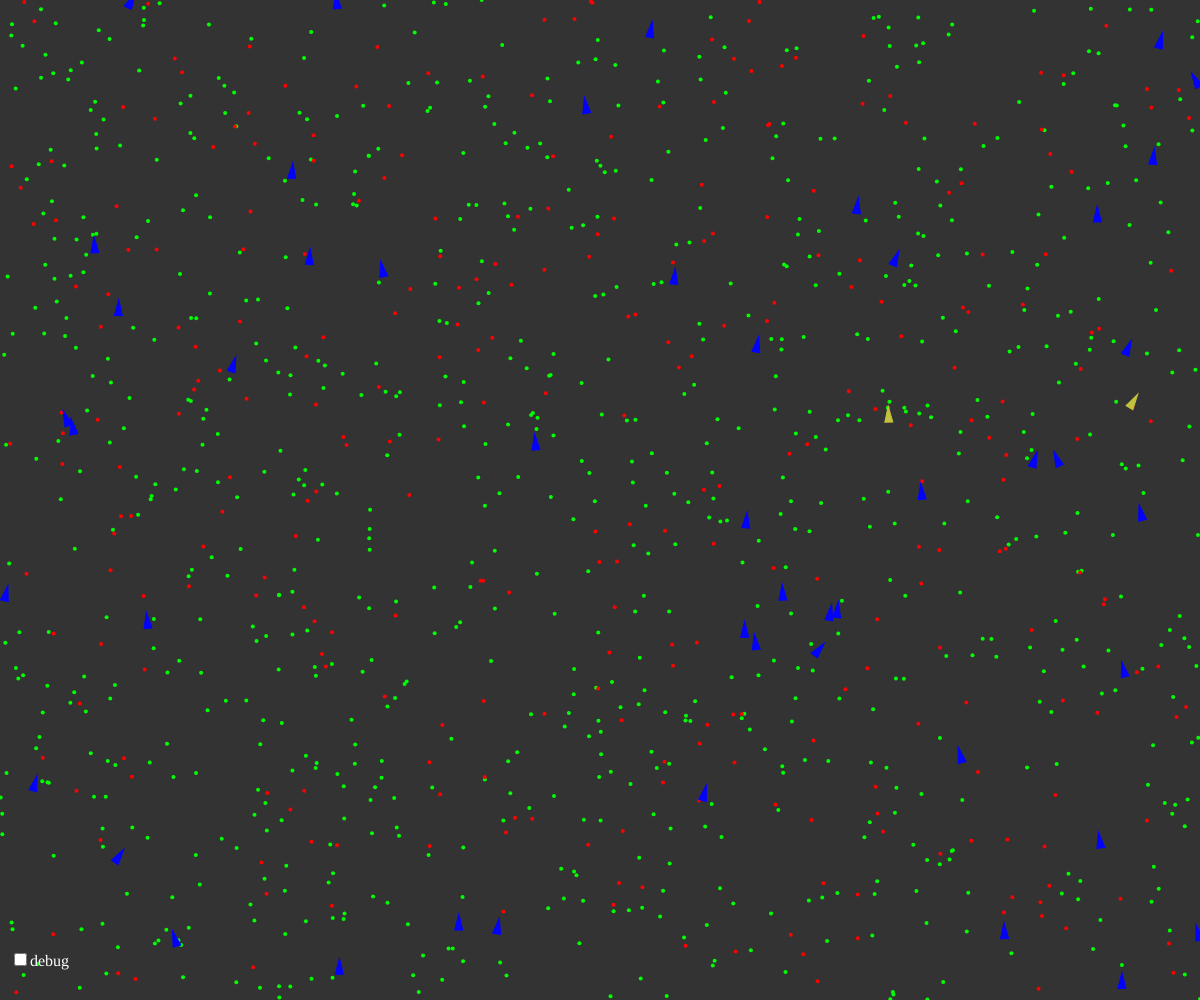
Frame 1 (no input)
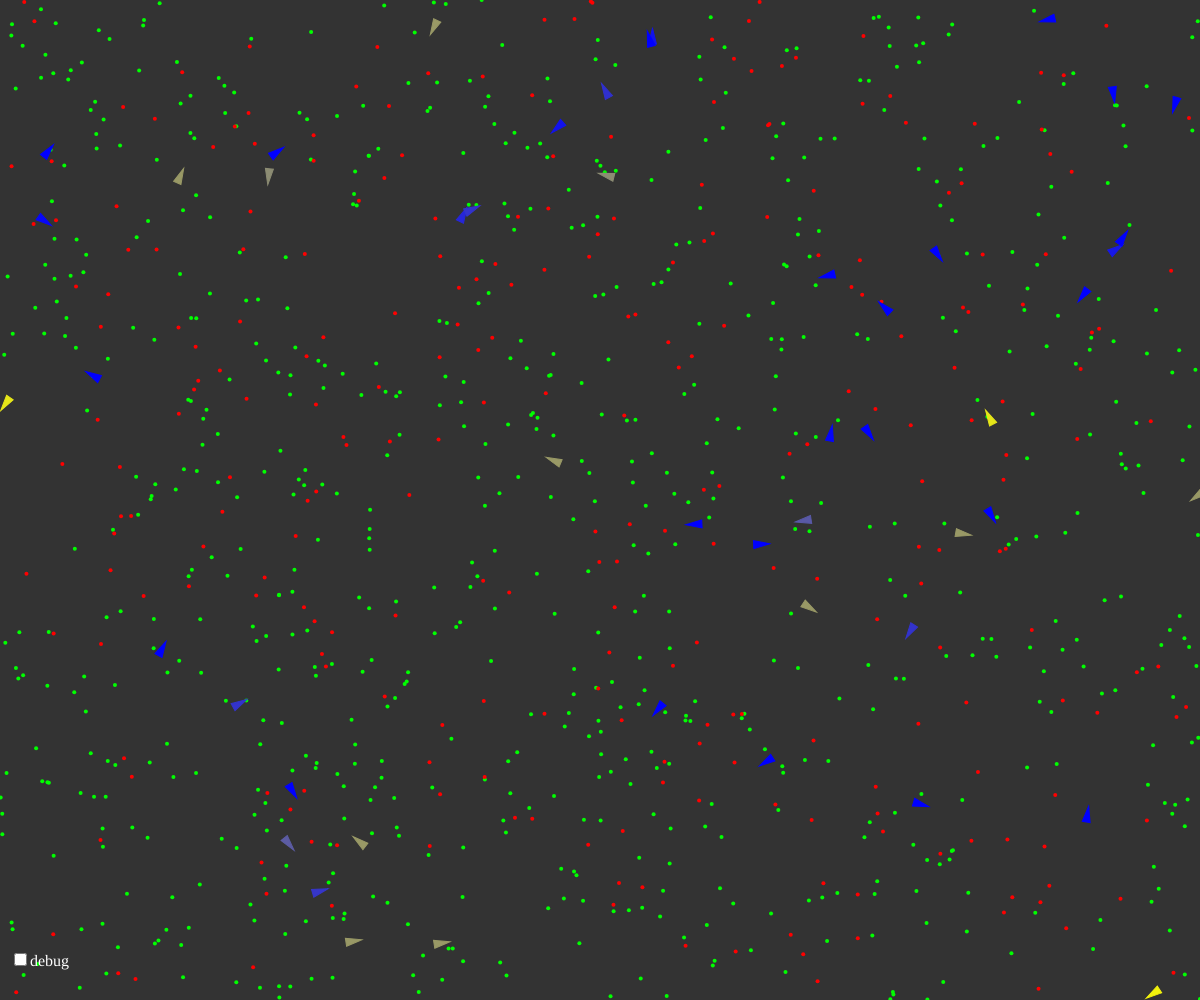
Frame 60 (no input)
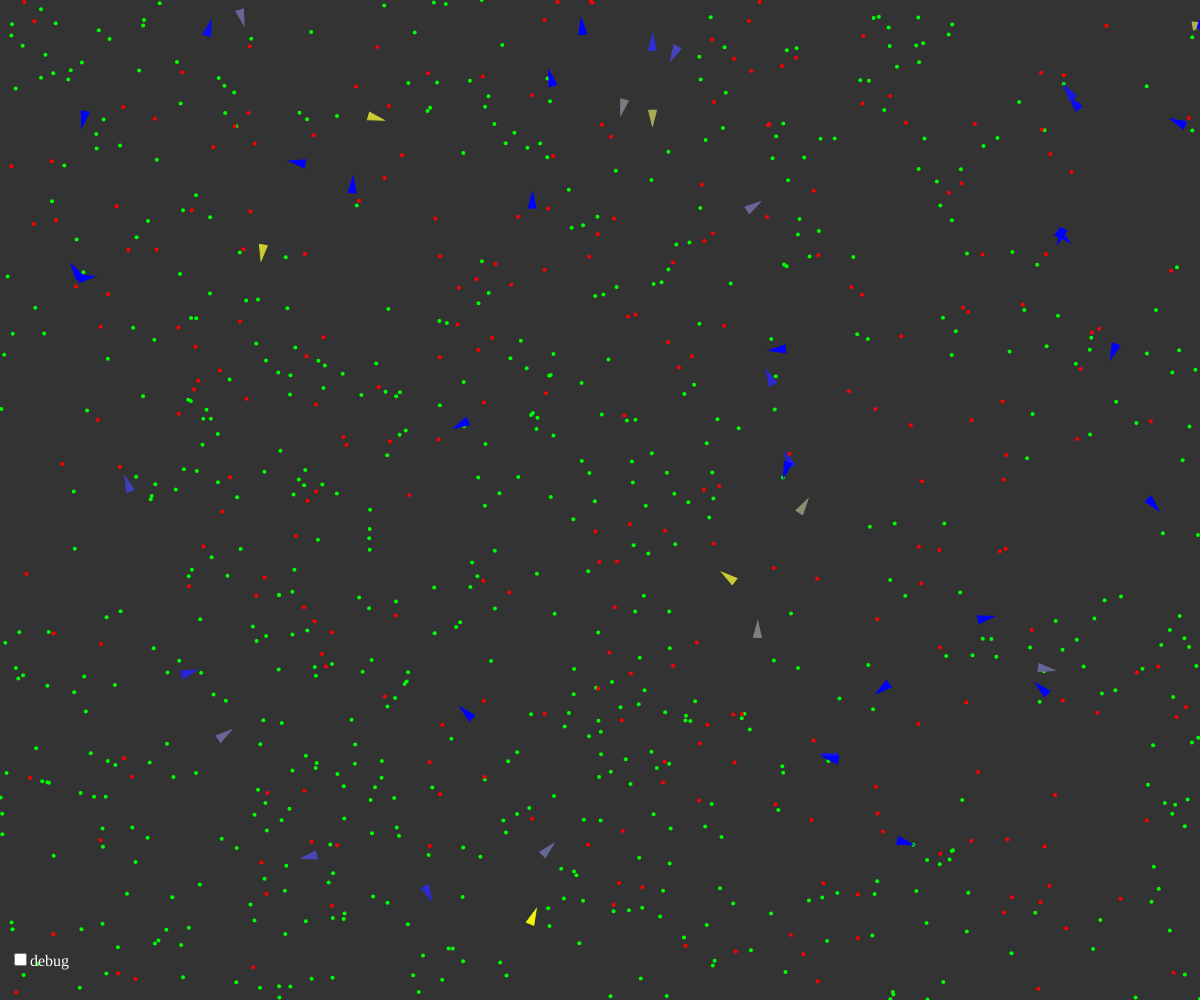
Frame 120 (the mouse pressed at the canvas centre since frame 60)

The p5.js sketch that drew these frames (run headless with seeded random() and noise() and a simulated clock; from frame 60 on, the mouse is pressed at the canvas centre):

// p5.js sketch
// ── sketch.js
var vehicle = [];
var food = [];
var poison = [];

var debug;

function setup() {
  createCanvas(window.innerWidth, window.innerHeight);
  for (var i = 0; i < 50; i++) {
    var x = random(width);
    var y = random(height);
    vehicle[i] = new Vehicle(x, y);
  }
  for (var i = 0; i < 800; i++) {
    var x = random(width);
    var y = random(height);
    food.push(createVector(x, y));
  }
  for (var i = 0; i < 300; i++) {
    var x = random(width);
    var y = random(height);
    poison.push(createVector(x, y));
  }
  debug = createCheckbox('debug').position(10 , window.innerHeight - 50).style('color', 'white');
}



function mouseDragged() {
  vehicle.push(new Vehicle(mouseX, mouseY));
}

function draw() {
  background(51);

  let target = createVector(mouseX, mouseY);

  if (random(1) < 0.1) {
    var x = random(width);
    var y = random(height);
    food.push(createVector(x, y));
  }
  if (random(1) < 0.05) {
    var x = random(width);
    var y = random(height);
    poison.push(createVector(x, y));
  }

  // Draw an ellipse at the mouse position
  /*fill(127);
  stroke(200);
  strokeWeight(2);
  ellipse(target.x, target.y, 48, 48);*/

  // Draw the food & poison particles
  for (var i = 0; i < food.length; i++) {
    fill(0, 255, 0);
    noStroke();
    ellipse(food[i].x, food[i].y, 4, 4);
  }
  for (var i = 0; i < poison.length; i++) {
    fill(255, 0, 0);
    noStroke();
    ellipse(poison[i].x, poison[i].y, 4, 4);
  }

  // Call the appropriate steering behaviors for our agents
  for (var i = vehicle.length - 1; i >= 0; i--) {
    vehicle[i].boundaries();
    vehicle[i].behaviours(food, poison);
    // vehicle.seek(target);
    vehicle[i].update();
    vehicle[i].display();

    var newVehicle = vehicle[i].clone();
    if (newVehicle !== null) {
      vehicle.push(newVehicle);
    }

    if (vehicle[i].dead()) {
      var x = vehicle[i].position.x;
      var y = vehicle[i].position.y;
      food.push(createVector(x, y));
      vehicle.splice(i, 1);
    }
  }
}
// ── vehicle.js
var mr = 0.05;

class Vehicle {
  constructor(x, y, dna) {
    this.acceleration = createVector(0, 0);
    this.velocity = createVector(0, -2);
    this.position = createVector(x, y);
    this.r = 4;
    this.maxspeed = 5;
    this.maxforce = 0.5;

    this.health = 1;

    this.dna = [];
    if (dna === undefined) {
      // weight
      this.dna[0] = random(-2, 2);
      this.dna[1] = random(-2, 2);
      // perception
      this.dna[2] = random(0, 100);
      this.dna[3] = random(0, 100);
    }
    else {
      this.dna[0] = dna[0];
      if (random(1) < mr) {
        this.dna[0] += random(-0.1, 0.1);
      }
      this.dna[1] = dna[1];
      if (random(1) < mr) {
        this.dna[1] += random(-0.1, 0.1);
      }
      this.dna[2] = dna[2];
      if (random(2) < mr) {
        this.dna[0] += random(-10, 10);
      }
      this.dna[3] = dna[3];
      if (random(1) < mr) {
        this.dna[3] += random(-10, 10);
      }
    }
  }

  // Method to update location
  update() {
    this.health -= 0.01;
    // Update velocity
    this.velocity.add(this.acceleration);
    // Limit speed
    this.velocity.limit(this.maxspeed);
    this.position.add(this.velocity);
    // Reset accelerationelertion to 0 each cycle
    this.acceleration.mult(0);
  }

  applyForce(force) {
    // We could add mass here if we want A = F / M
    this.acceleration.add(force);
  }

  // A method that calculates a steering force towards a target
  behaviours(good, bad) {
    var steerG = this.eat(good, 0.4, this.dna[2]);
    var steerB = this.eat(bad, -0.75, this.dna[3]);

    steerG.mult(this.dna[0]);
    steerB.mult(this.dna[1]);

    this.applyForce(steerG);
    this.applyForce(steerB);
  }

  // Reproduction method
  clone(list, nutrition, perception) {
    if (random(1) < 0.005) {
      return new Vehicle(this.position.x, this.position.y, this.dna);
    }
    else {
      return null;
    }
  }

  // Eting the food
  eat(list, nutrition, perception) {
    var record = Infinity;
    var closest = null;
    for (var i = list.length-1; i >= 0; i--) {
      var d = this.position.dist(list[i]);
      if (d < this.maxspeed) {
        list.splice(i, 1);
        this.health += nutrition;
      }
      else {
        if (d < record && d < perception) {
          record = d;
          closest = list[i];
        }
      }
    }
      
    if (closest !== null) {
      return this.seek(closest);
    }

    return createVector(0, 0);
  }

  // STEER = DESIRED MINUS VELOCITY
  seek(target) {

    var desired = p5.Vector.sub(target, this.position); // A vector pointing from the location to the target

    // Scale to maximum speed
    desired.setMag(this.maxspeed);

    // Steering = Desired minus velocity
    var steer = p5.Vector.sub(desired, this.velocity);
    steer.limit(this.maxforce); // Limit to maximum steering force

    return steer;
    //this.applyForce(steer);
  }

  // Death
  dead() {
    return (this.health <= 0);
  }

  boundaries() {
    var d = 25;
    var desired = null;

    if (this.position.x < d) {
      desired = createVector(this.maxspeed, this.velocity.y);
    }
    else if (this.position.x > width - d) {
      desired = createVector(-this.maxspeed, this.velocity.y);
    }

    if (this.position.y < d) {
      desired = createVector(this.velocity.x, this.maxspeed);
    }
    else if (this.position.y > height - d) {
      desired = createVector(this.velocity.x, -this.maxspeed);
    }

    if (desired!== null) {
      desired.normalize();
      desired.mult(this.maxspeed);
      
      var steer = p5.Vector.sub(desired, this.velocity);
      steer.limit(this.maxforce);
      
      this.applyForce(steer);
    }
  }

  display() {
    // Draw a triangle rotated in the direction of velocity
    var angle = this.velocity.heading() + PI / 2;
    
    push();
    translate(this.position.x, this.position.y);
    rotate(angle);

    if (debug.checked()) {
      strokeWeight(3);
      stroke(0, 255, 0);
      noFill();
      line(0, 0, 0, -this.dna[0] * 20);
      strokeWeight(2);
      ellipse(0, 0, this.dna[2] * 2);
      stroke(255, 0, 0);
      line(0, 0, 0, -this.dna[1] * 20);
      ellipse(0, 0, this.dna[3] * 2);
    }

    var green = color(0, 0, 255);
    var red = color(255, 255, 0);
    var col = lerpColor(red, green, this.health);
    
    fill(col);
    stroke(col);
    strokeWeight(1);
    beginShape();
    vertex(0, -this.r * 2);
    vertex(-this.r, this.r * 2);
    vertex(this.r, this.r * 2);
    endShape(CLOSE);
    pop();
  }

}
